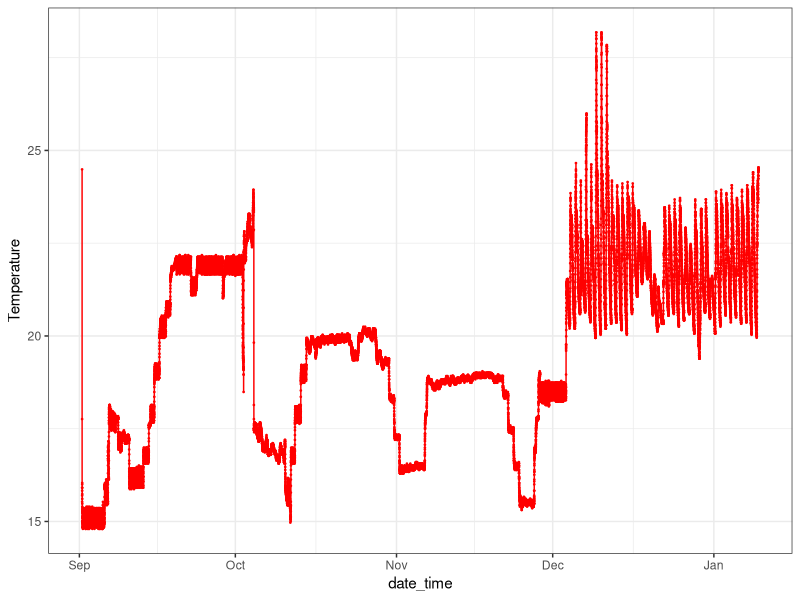
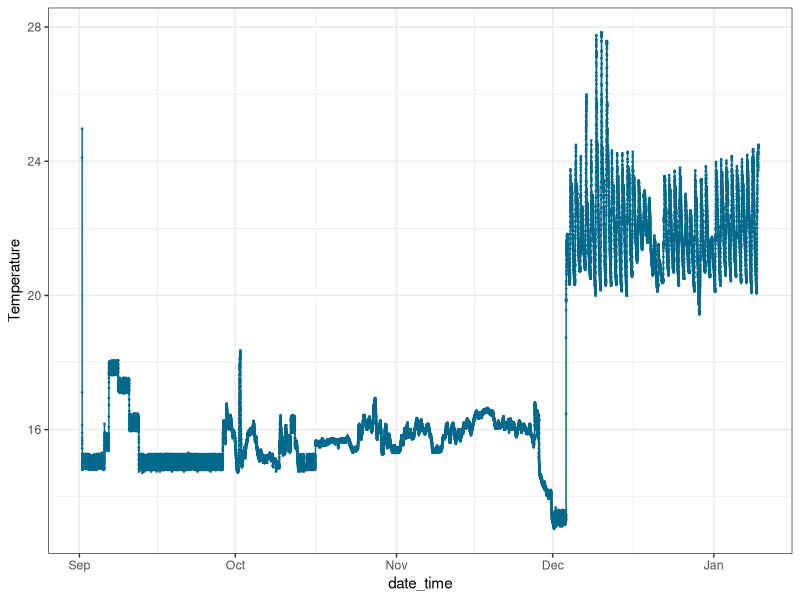
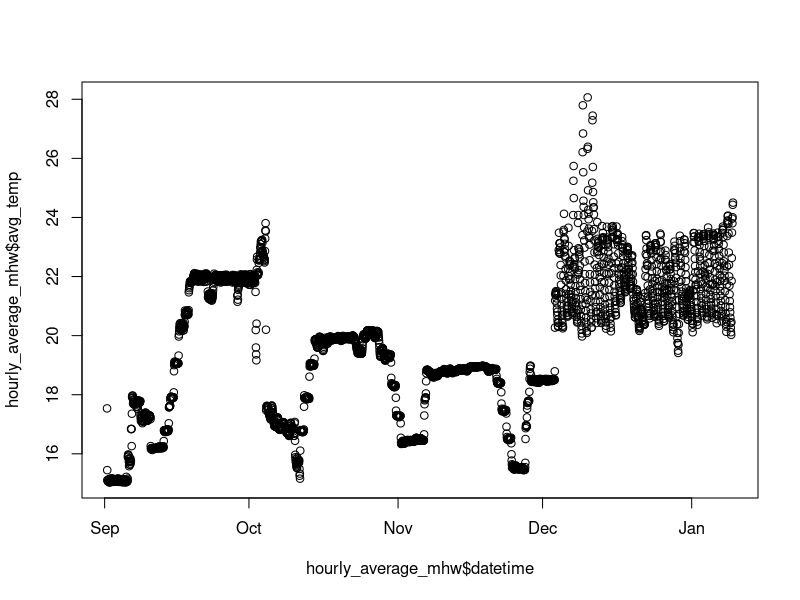
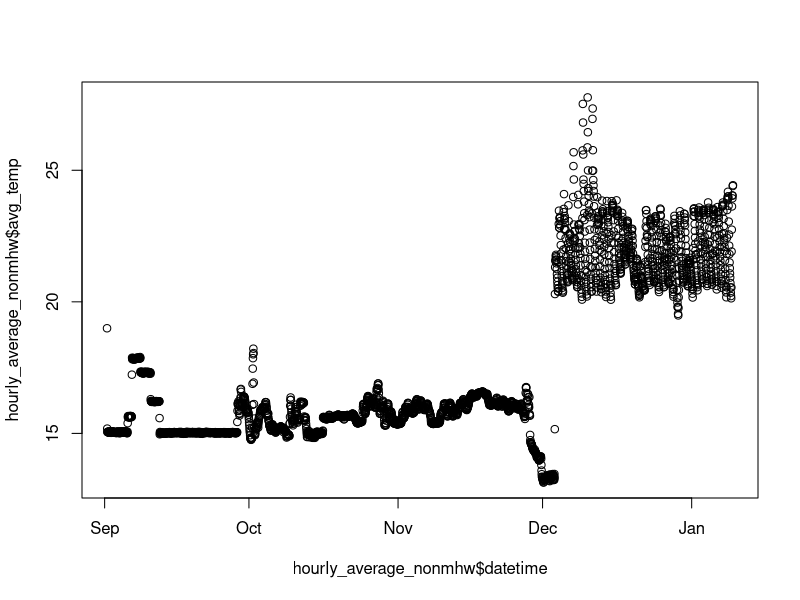
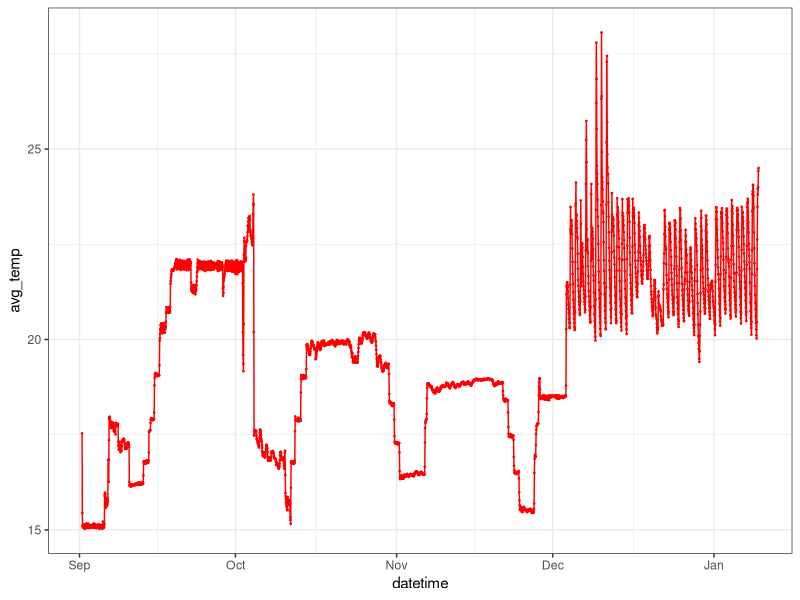
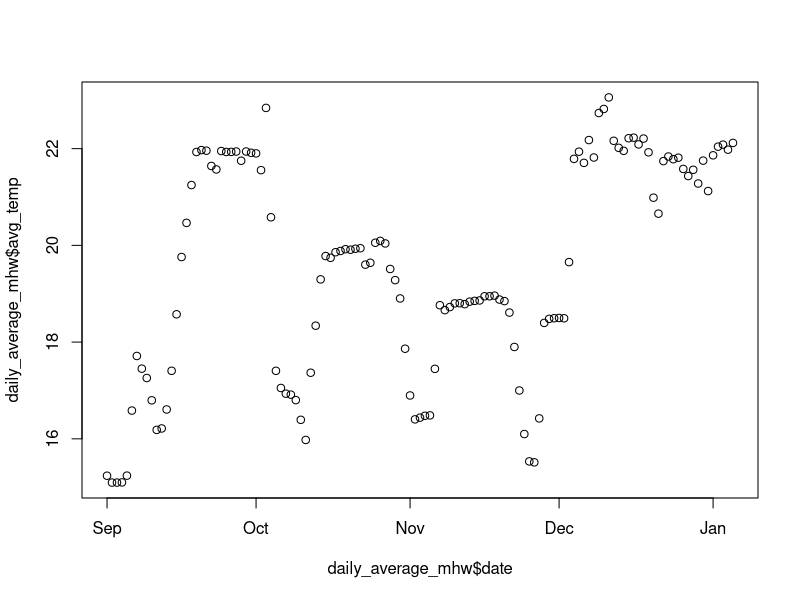
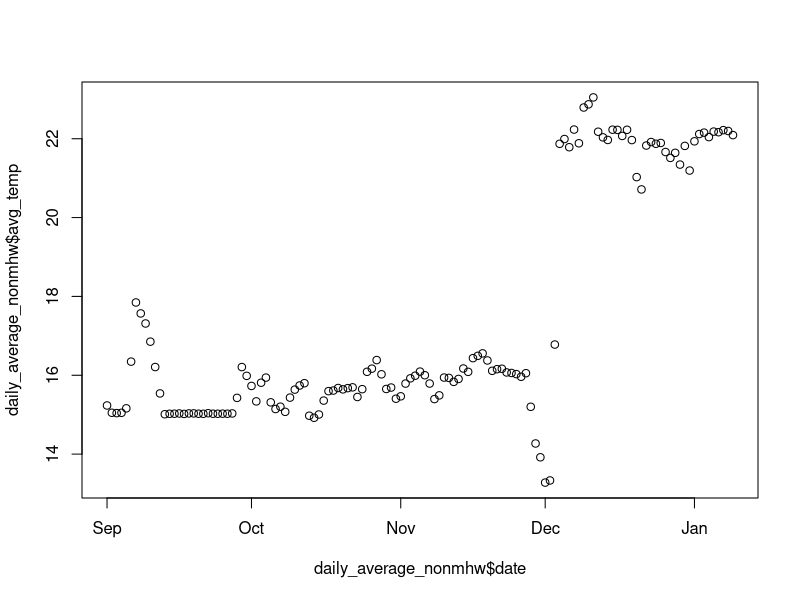
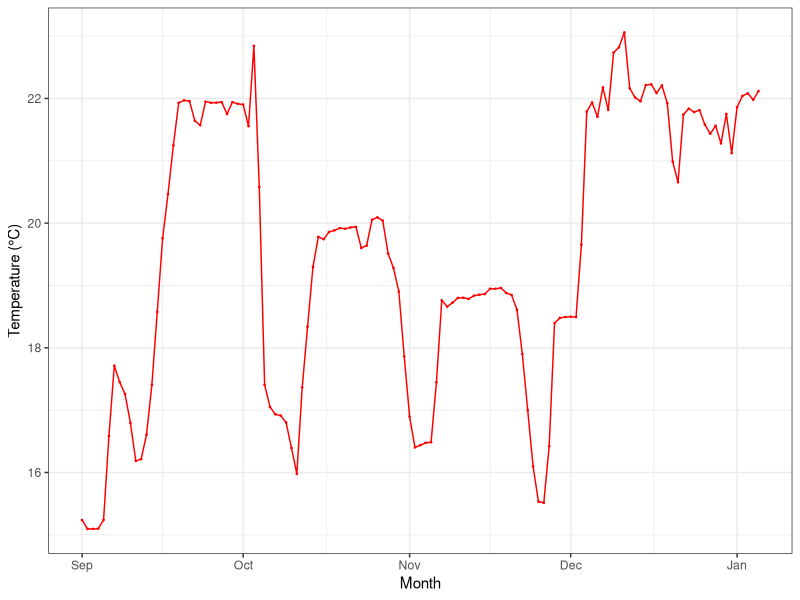

Here is the R script that generated these plots, in order:
## ---- chunk 1
knitr::opts_chunk$set(echo = TRUE)
library(tidyverse)
library(here)
library(lubridate)
library(dplyr)
library(ggplot2)
## ---- chunk 2
mhw_temps <- read_csv(here("MHW Fall Data.csv")) 

nonmhw_temps <- read_csv(here("Control Fall Data.csv")) 
 
## ---- chunk 3
# Converting datetime to posixct format
mhw_temps$date_time<-as.POSIXct(mhw_temps$date_time, format="%m/%d/%Y %H:%M:%S", tz="America/Los_Angeles")
nonmhw_temps$date_time<-as.POSIXct(nonmhw_temps$date_time, format="%m/%d/%Y %H:%M:%S", tz="America/Los_Angeles")


# ggplot!

ggplot(mhw_temps, aes(x=date_time, y=Temperature))+
  geom_point(size=0.25, color="red")+
  geom_line(color="red")+
  theme_bw()

ggplot(nonmhw_temps, aes(x=date_time, y=Temperature))+
  geom_point(size=0.25, color="deepskyblue4")+
  geom_line(color="deepskyblue4")+
  theme_bw()
## ---- chunk 4
# Making a date column for each logger
mhw_temps$date<-substr(mhw_temps$date_time, 1, 10)
mhw_temps$date<-as.Date(mhw_temps$date)

nonmhw_temps$date<-substr(nonmhw_temps$date_time, 1, 10)
nonmhw_temps$date<-as.Date(nonmhw_temps$date)

# Making a time column for each logger
mhw_temps$time<-substr(mhw_temps$date_time, 12,16)
nonmhw_temps$time<-substr(nonmhw_temps$date_time, 12,16)

# Making an hour column for each logger
mhw_temps$hour<-substr(mhw_temps$date_time, 12,13)
mhw_temps$hour<-as.factor(mhw_temps$hour)

nonmhw_temps$hour<-substr(nonmhw_temps$date_time, 12,13)
nonmhw_temps$hour<-as.factor(nonmhw_temps$hour)

# Getting the mean based on day and hour
hourly_average_mhw<-mhw_temps %>% 
  group_by(date, hour) %>% 
  summarise(avg_temp=mean(Temperature))

hourly_average_nonmhw<-nonmhw_temps %>% 
  group_by(date, hour) %>% 
  summarise(avg_temp=mean(Temperature))

# Making a new 'time' column with just the hour

# THIS CODE IS THE BIT I CHANGED
# For hourly_average_mhw data frame
hourly_average_mhw$min <- rep("00", nrow(hourly_average_mhw))

# For hourly_average_nonmhw data frame
hourly_average_nonmhw$min <- rep("00", nrow(hourly_average_nonmhw))
# 2117 is the number of rows in the dataset

# Then combine the 'hour' and 'min' column
hourly_average_mhw$time<-paste(hourly_average_mhw$hour, hourly_average_mhw$min, sep=":")
hourly_average_nonmhw$time<-paste(hourly_average_nonmhw$hour, hourly_average_nonmhw$min, sep=":")

# Making a 'datetime' column
hourly_average_mhw$datetime<-paste(hourly_average_mhw$date, hourly_average_mhw$time, sep=" ")
hourly_average_nonmhw$datetime<-paste(hourly_average_nonmhw$date, hourly_average_nonmhw$time, sep=" ")

# Converting it to posixct
hourly_average_mhw$datetime<-as.POSIXct(hourly_average_mhw$datetime, format="%Y-%m-%d %H:%M", tz="America/Los_Angeles")

hourly_average_nonmhw$datetime<-as.POSIXct(hourly_average_nonmhw$datetime, format="%Y-%m-%d %H:%M", tz="America/Los_Angeles")

# Quick Plot
plot(hourly_average_mhw$datetime, hourly_average_mhw$avg_temp)
plot(hourly_average_nonmhw$datetime, hourly_average_nonmhw$avg_temp)

# GGPlot
ggplot(hourly_average_mhw, aes(x=datetime, y=avg_temp))+
  geom_point(size=0.25, color="red")+
  geom_line(color="red")+
  theme_bw()
## ---- chunk 5
# Getting daily averages
daily_average_mhw<-mhw_temps %>% 
  group_by(date) %>% 
  summarise(avg_temp=mean(Temperature))

daily_average_mhw <- daily_average_mhw[1:(nrow(daily_average_mhw) - 4), ] 

daily_average_nonmhw<-nonmhw_temps %>% 
  group_by(date) %>% 
  summarise(avg_temp=mean(Temperature))

plot(daily_average_mhw$date, daily_average_mhw$avg_temp)
plot(daily_average_nonmhw$date, daily_average_nonmhw$avg_temp)

mhw_logger_figure <- ggplot(daily_average_mhw, aes(x=date, y=avg_temp))+
  geom_point(size=0.25, color="red")+
  geom_line(color="red")+
  labs(x = "Month",
       y = "Temperature (°C)") +
  theme_bw()

mhw_logger_figure 

ggsave("mhw_logger_figure.png", width = 5, height = 5)

control_logger_figure <- ggplot(daily_average_nonmhw, aes(x=date, y=avg_temp))+
  geom_point(size=0.25, color="lightblue")+
  geom_line(color="blue")+
   labs(x = "Month",
       y = "Temperature (°C)")+
  theme_bw()

control_logger_figure

ggsave("control_logger_figure.png", width = 5, height = 5)

combined_fig <- ggplot() +
  geom_line(data = daily_average_mhw, aes(x = date, y = avg_temp), color = "red") +
  geom_line(data = daily_average_nonmhw, aes(x = date, y = avg_temp), color = "blue") +
  labs(x = "Month", y = "Temperature (°C)") +
  scale_y_continuous(limits = c(12, 23)) +  # Set y-axis limits to 12 and 20
  xlim(as.Date("2023-10-4"), as.Date("2023-11-29")) +  # Set x-axis limits
  theme_bw() +
  ggtitle("System Temperatures") +
  theme(plot.title = element_text(hjust = 0.5, size = 14, margin = margin(b = 20)))

print(combined_fig)

ggsave("combined_fig.png", width = 5, height = 5)  

